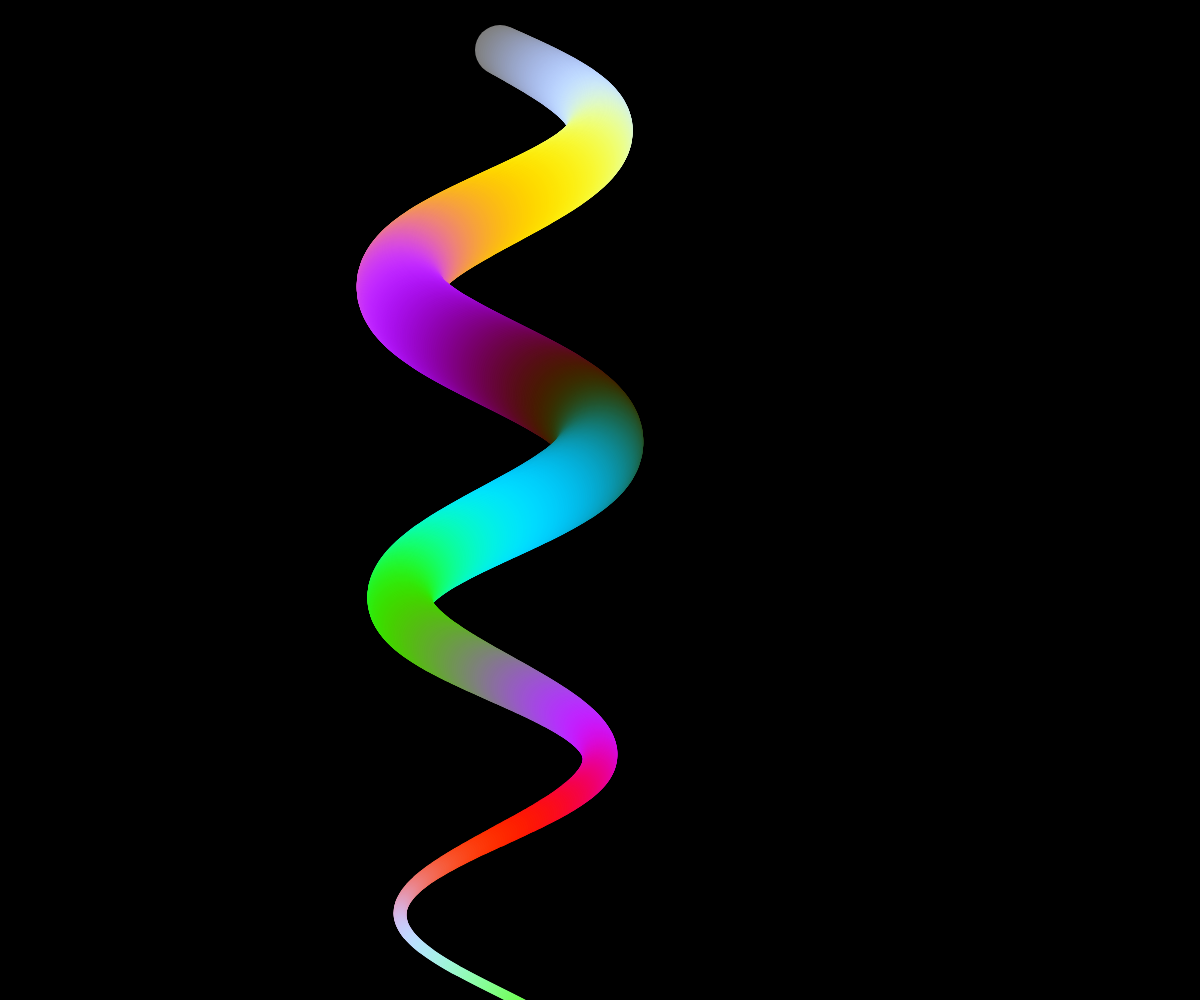
Frame 1 (no input)
Frame 60 (no input): identical to frame 1, image omitted
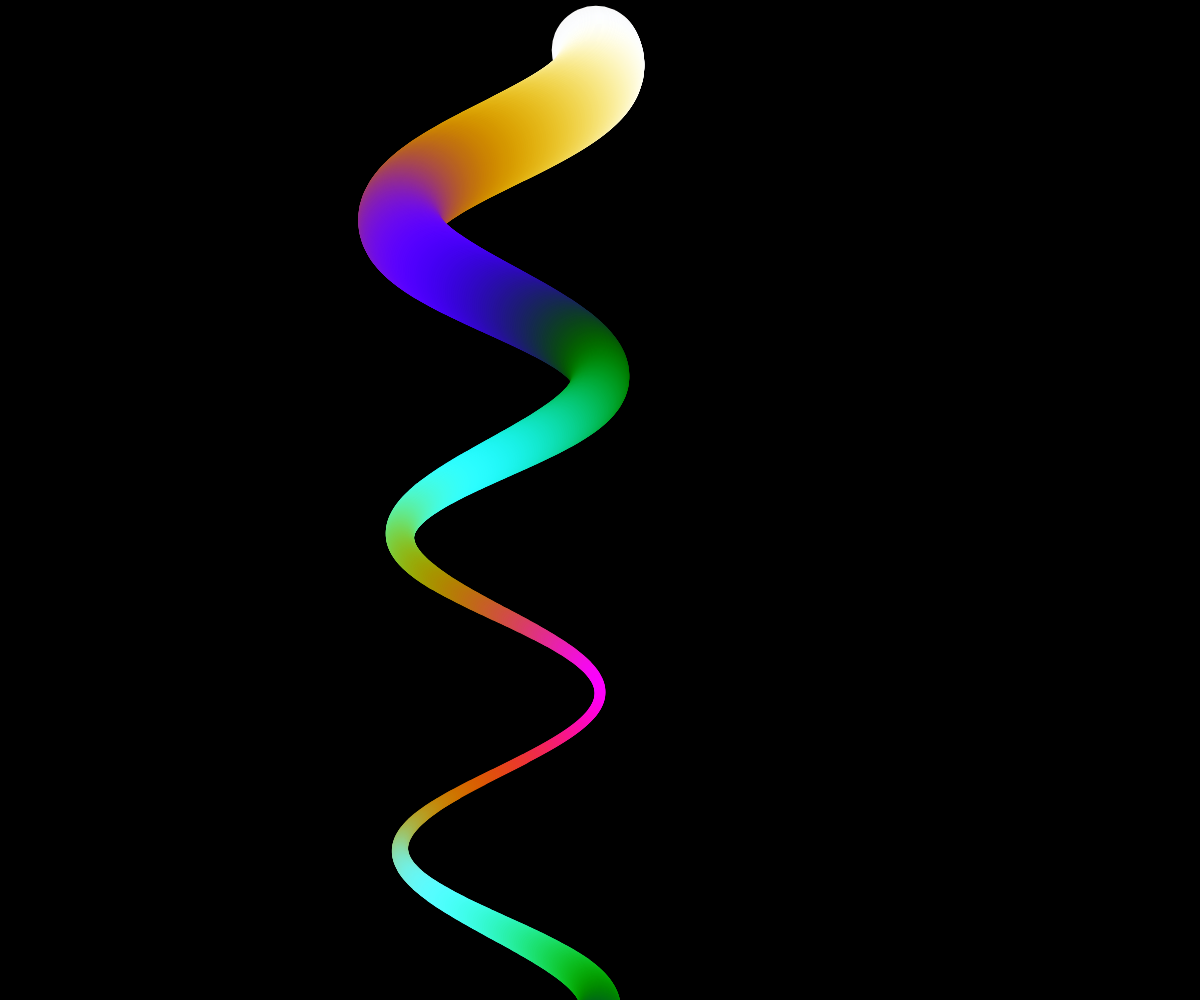
Frame 120 (the mouse pressed at the canvas centre since frame 60)

The p5.js sketch that drew these frames (run headless with seeded random() and noise() and a simulated clock; from frame 60 on, the mouse is pressed at the canvas centre):

// p5.js sketch
// ── sketch.js
function setup() {
	createCanvas(windowWidth, windowHeight);
	frameRate(30);
}

function draw() {
	background(0);
	noStroke();
	let time = (millis() / 1000) * (-mouseY)/400;
	console.log(mouseY);

	for (let i = 0; i < windowHeight; i++){
		fill(127 + 127 * (sin(i * 0.01 + time)),
				 127 + 127 * (sin(i * 0.015 + time)),
				 127 + 127 * (sin(i * 0.03 + time)));
		ellipse(500 + 100 * sin(i * 0.02 + time), 50 + i, 50 + 40 * sin(i * 0.005 + time));
	}

}



function setGradient(c1, c2) {
  // noprotect
  for (var y = 0; y < height; y++) {
    var inter = map(y, 0, height, 0, 1);
    var c = lerpColor(c1, c2, inter);
    stroke(c);
    line(0, y, width, y);
  }
}
